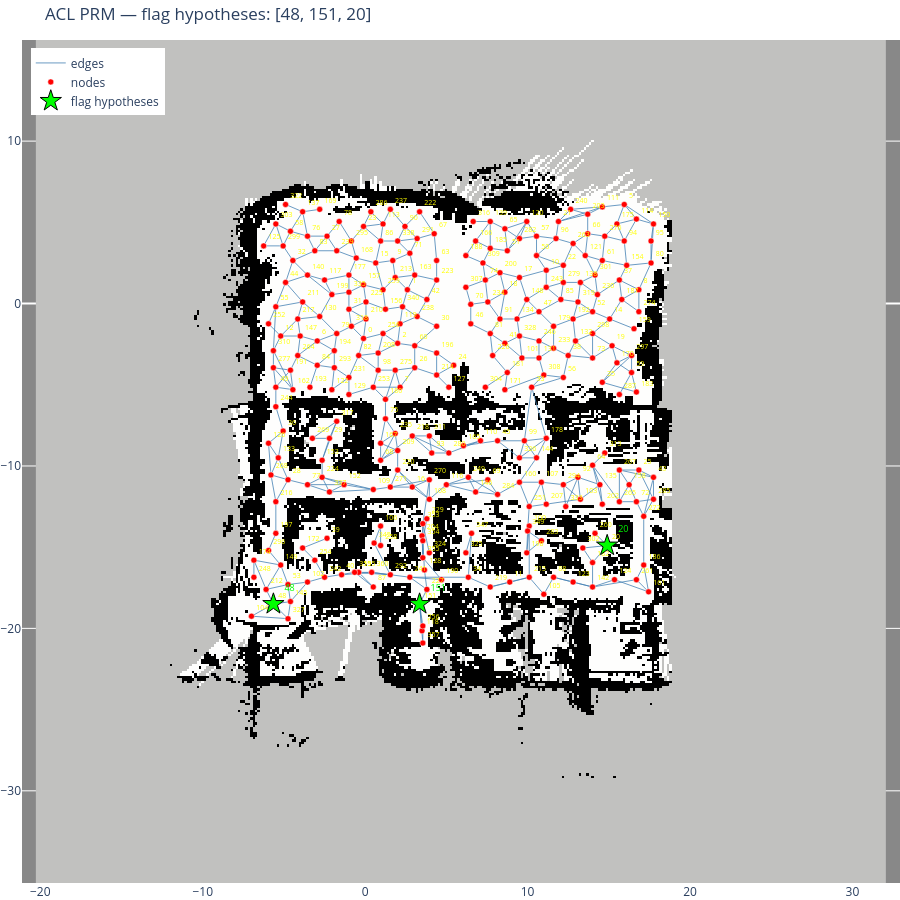

This figure's notebook cell:
### Code cell
# ── Cell 3: Flag hypothesis nodes ────────────────────────────────────────────
# Set the node IDs you want to designate as flag hypothesis locations.
# These are stored as a graph-level attribute and highlighted on re-render.

FLAG_HYPOTHESIS_NODES = [48, 151, 20]   # e.g. [5, 88, 201]

if FLAG_HYPOTHESIS_NODES:
    missing = [n for n in FLAG_HYPOTHESIS_NODES if n not in G]
    if missing:
        print(f'WARNING — not in graph: {missing}')
    valid = [n for n in FLAG_HYPOTHESIS_NODES if n in G]
    G.graph['flag_hypothesis_nodes'] = valid
    print('Flag hypothesis nodes set:')
    for n in valid:
        d = G.nodes[n]
        print(f'  node {n}: x={d["x"]:.2f}, y={d["y"]:.2f}')

    # Highlight on map
    fig2 = go.Figure(fig)  # copy last figure
    fh_x = [G.nodes[n]['x'] for n in valid]
    fh_y = [G.nodes[n]['y'] for n in valid]
    fig2.add_trace(go.Scatter(
        x=fh_x, y=fh_y,
        mode='markers+text',
        marker=dict(symbol='star', color='lime', size=16,
                    line=dict(color='black', width=1)),
        text=[str(n) for n in valid],
        textposition='top right',
        textfont=dict(size=9, color='lime'),
        name='flag hypotheses',
        hovertext=[f'FLAG node {n}<br>x={G.nodes[n]["x"]:.2f}, y={G.nodes[n]["y"]:.2f}' for n in valid],
        hoverinfo='text',
    ))
    fig2.update_layout(title=f'ACL PRM — flag hypotheses: {valid}')
    fig2.show()
else:
    print('FLAG_HYPOTHESIS_NODES is empty.')
    existing = G.graph.get('flag_hypothesis_nodes', [])
    if existing:
        print(f'Currently stored in graph: {existing}')

### Figure 1 — Plotly figure (JSON) as saved in the notebook; plotly's stock layout.template omitted (floating-point values rounded to 4 significant figures; data arrays with more than 128 entries replaced by an {"elided": "..."} marker saying what was removed)
{"data": [{"colorscale": [[0, "rgb(0, 0, 0)"], [0.09091, "rgb(16, 16, 16)"], [0.1818, "rgb(38, 38, 38)"], [0.2727, "rgb(59, 59, 59)"], [0.3636, "rgb(81, 80, 80)"], [0.4545, "rgb(102, 101, 101)"], [0.5455, "rgb(124, 123, 122)"], [0.6364, "rgb(146, 146, 145)"], [0.7273, "rgb(171, 171, 170)"], [0.8182, "rgb(197, 197, 195)"], [0.9091, "rgb(224, 224, 223)"], [1, "rgb(254, 254, 253)"]], "dx": 0.15, "dy": 0.15, "hoverinfo": "skip", "showscale": false, "type": "heatmap", "x0": -20.2, "y0": -35.6, "z": {"elided": "346x349 int values"}}, {"hoverinfo": "skip", "line": {"color": "steelblue", "width": 0.8}, "mode": "lines", "name": "edges", "type": "scatter", "x": {"elided": "1500 float values"}, "y": {"elided": "1500 float values"}}, {"hoverinfo": "text", "hovertext": {"elided": "297 str values"}, "marker": {"color": "red", "line": {"color": "white", "width": 0.5}, "size": 6}, "mode": "markers+text", "name": "nodes", "text": {"elided": "297 str values"}, "textfont": {"color": "yellow", "size": 7}, "textposition": "top right", "type": "scatter", "x": {"elided": "297 float values"}, "y": {"elided": "297 float values"}}, {"hoverinfo": "text", "hovertext": ["FLAG node 48<br>x=-5.65, y=-18.50", "FLAG node 151<br>x=3.35, y=-18.50", "FLAG node 20<br>x=14.90, y=-14.90"], "marker": {"color": "lime", "line": {"color": "black", "width": 1}, "size": 16, "symbol": "star"}, "mode": "markers+text", "name": "flag hypotheses", "text": ["48", "151", "20"], "textfont": {"color": "lime", "size": 9}, "textposition": "top right", "type": "scatter", "x": [-5.65, 3.35, 14.9], "y": [-18.5, -18.5, -14.9]}], "layout": {"height": 900, "legend": {"x": 0.01, "y": 0.99}, "margin": {"b": 0, "l": 0, "r": 0, "t": 40}, "plot_bgcolor": "#888", "title": {"text": "ACL PRM — flag hypotheses: [48, 151, 20]"}, "width": 900, "yaxis": {"scaleanchor": "x", "scaleratio": 1}}}
